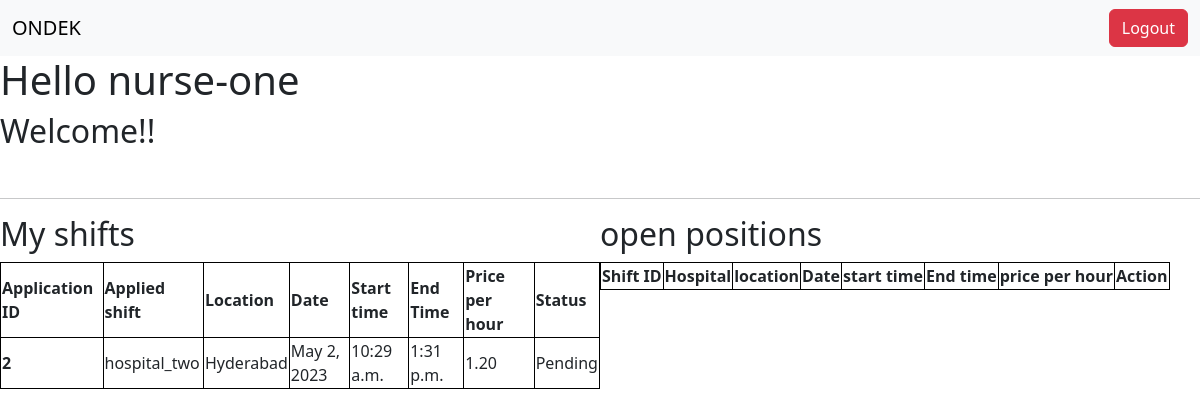
Page /nurse (signed in) on the committed database.
### myapp/models.py (models this page shows, shortened)
class User(AbstractBaseUser,PermissionsMixin):
    email = models.EmailField(unique=True)
    first_name = models.CharField(max_length=30, blank=True)
    last_name = models.CharField(max_length=30, blank=True)
    is_nurse = models.BooleanField(default=False)
    is_hospital = models.BooleanField(default=False)
    is_mediator = models.BooleanField(default=False)
    is_staff = models.BooleanField(default=False)
    is_superuser = models.BooleanField(default=False)
    objects = UserManager()
    USERNAME_FIELD = 'email'
    REQUIRED_FIELDS = []

class AppliedNurses(models.Model):
    applicationID=models.AutoField(primary_key=True)
    applicant = models.ForeignKey(User, on_delete=models.CASCADE)
    appliedShift = models.ForeignKey(hospitalShiftDetails, on_delete=models.CASCADE)
    is_accepted = models.BooleanField(default=False)

class hospitalShiftDetails(models.Model):
    shiftID = models.AutoField(primary_key=True)
    hospital = models.ForeignKey(User, on_delete=models.CASCADE)
    location = models.CharField(max_length=255)
    date = models.DateField()
    start_time = models.TimeField()
    end_time = models.TimeField()
    price_per_hour = models.DecimalField(max_digits=6, decimal_places=2)
    status = models.CharField(max_length=40,default="open")
    def __str__(self):
        return self.hospital.first_name+"_"+self.hospital.last_name

### myapp/views.py (the view)
# urls.py: path('nurse',views.nurse,name="nurse"),
@login_required(login_url="login")
def nurse(request):
    if request.user.is_nurse==True:
        if request.method == "POST":
            shiftID = request.POST['shiftID']
            newApplication = AppliedNurses(applicant=request.user,appliedShift=hospitalShiftDetails.objects.get(shiftID=shiftID))
            newApplication.save()
            return redirect("nurse")
        else:
            availableShifts = hospitalShiftDetails.objects.exclude(appliednurses__applicant=request.user).filter(status="open")
            appliedShifts = AppliedNurses.objects.filter(applicant=request.user)
            context={
                "user":request.user,
                "availableShifts":availableShifts,
                "appliedShifts":appliedShifts,
            }
            return render(request,'nurse.html',context)
    else:
        return redirect("home")

### templates/nurse.html (shortened to what this page needs)
{% extends 'base.html' %}
{% block content %}
<h1>Hello {{user.first_name}}-{{user.last_name}}</h1>
<h2>Welcome!!</h2>
<br />
<hr />
<div class="nur-con">
  <div>
    <h2>My shifts</h2>
    <table>
      <thead>
        <th>Application ID</th>
        <th>Applied shift</th>
        <th>Location</th>
        <th>Date</th>
        <th>Start time</th>
        <th>End Time</th>
        <th>Price per hour</th>
        <th>Status</th>
      </thead>
      <tbody>
        {% for shift in appliedShifts %}
        <tr>
          <th>{{shift.applicationID}}</th>
          <td>{{shift.appliedShift}}</td>
          <td>{{shift.appliedShift.location}}</td>
          <td>{{shift.appliedShift.date}}</td>
          <td>{{shift.appliedShift.start_time}}</td>
          <td>{{shift.appliedShift.end_time}}</td>
          <td>{{shift.appliedShift.price_per_hour}}</td>
          <td>
            {% if shift.is_accepted %} Accepted {% else %} Pending {% endif %}
          </td>
        </tr>
        {% endfor %}
      </tbody>
    </table>
  </div>
  <div>
    <h2>open positions</h2>
    <table>
      <thead>
        <th>Shift ID</th>
        <th>Hospital</th>
        <th>location</th>
        <th>Date</th>
        <th>start time</th>
        <th>End time</th>
        <th>price per hour</th>
        <th>Action</th>
      </thead>
    </table>
  </div>
</div>
{% endblock content %}

### templates/base.html (shortened to what this page needs)
<!DOCTYPE html>
<html lang="en">
<head>
    <link href="https://cdn.jsdelivr.net/npm/bootstrap@5.3.0-alpha3/dist/css/bootstrap.min.css" rel="stylesheet">
</head>
<body>
    <nav class="navbar navbar-expand-lg navbar-light bg-light">
        <div class="container-fluid">
          <a class="navbar-brand" href="{% url 'home' %}">ONDEK</a>
          <div class="collapse navbar-collapse" id="navbarSupportedContent">
            <div class="d-flex">
                {% if user %}
                <button class="btn btn-danger" onclick='location.href = "{% url 'logout' %}";' >Logout</button>
                {% else %}
                <button class="btn btn-success" onclick='location.href = "{% url 'login' %}";' >Login</button>
                {% endif %}
            </div>
          </div>
        </div>
      </nav>
        {% block content %}
        {% endblock %}
</body>
</html>

### templates/nurse.html (style rules this page uses)
.nur-con { display: grid; grid-template-columns: 2fr 2fr; }
table, th, td { border: 1px solid black; }

### rows in the picture
User: first_name "nurse", last_name "one"
AppliedNurses: applicationID "2", appliedShift "hospital_two", appliedShift.location "Hyderabad", appliedShift "May 2, 2023", appliedShift.start_time "10:29 a.m.", appliedShift.end_time "1:31 p.m.", appliedShift.price_per_hour "1.20", is_accepted "Pending"
